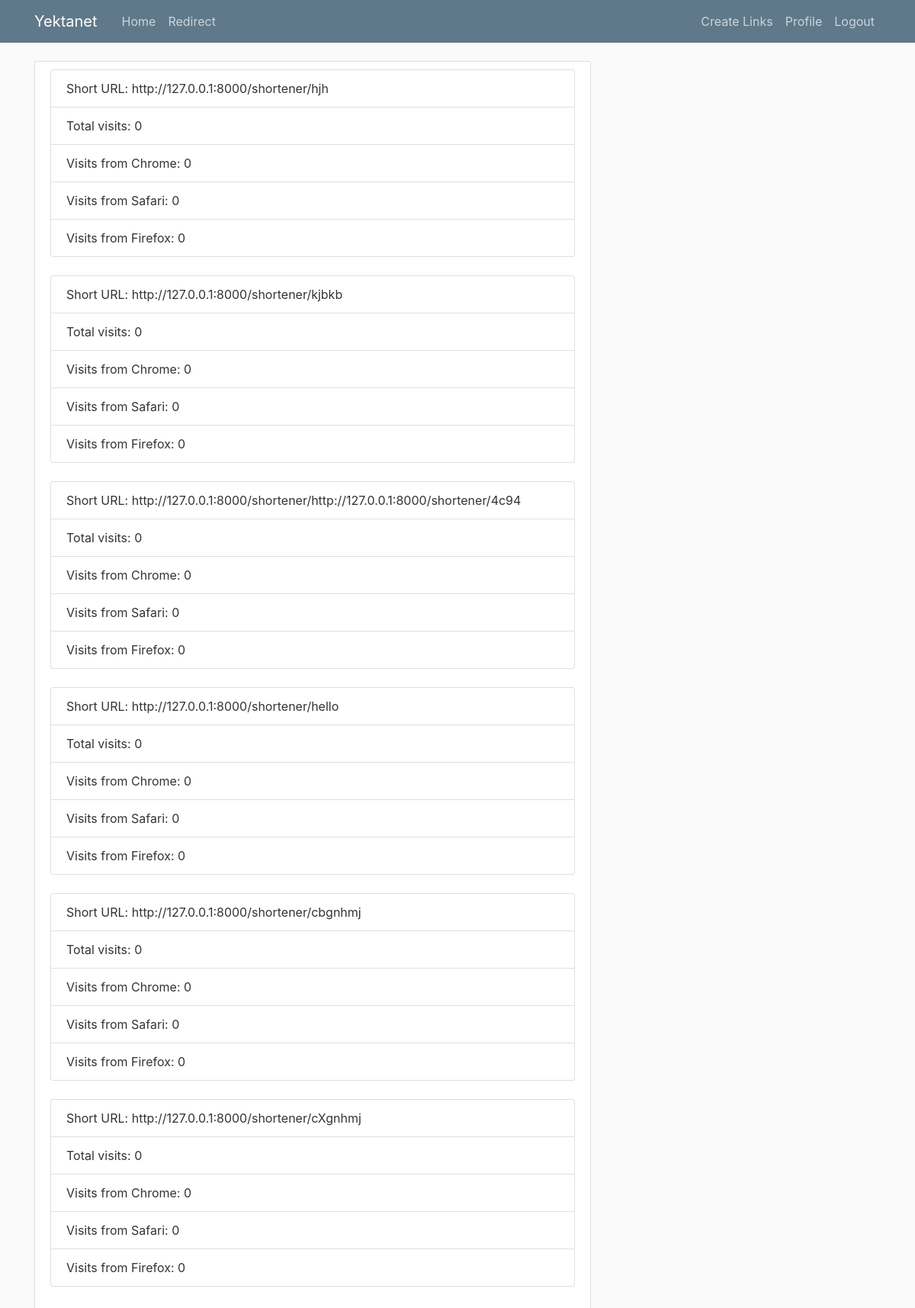
The page /profile/ (signed in) on the database as committed earlier.
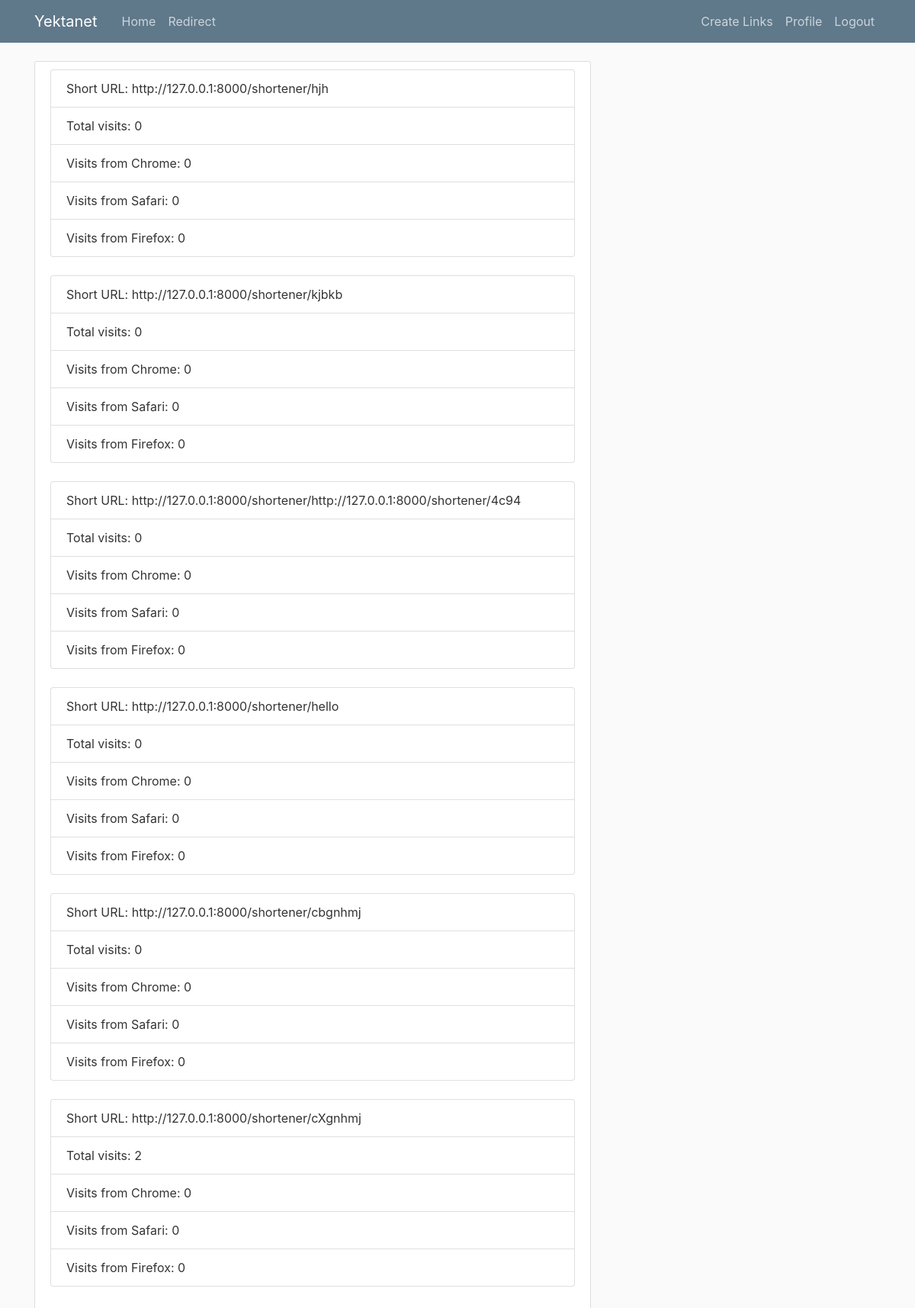
The same page on the database as committed later.
### yekta/models.py (models this page shows)
class URL(models.Model):
	creator = models.ForeignKey(User, on_delete=models.CASCADE, default=1)
	link = models.TextField()
	shortLink = models.TextField(default='')
	numberOfVisits = models.IntegerField(default=0)
	numberOfUsers = models.IntegerField(default=0)
	numFirefox = models.IntegerField(default=0)
	numChrome = models.IntegerField(default=0)
	numSafari = models.IntegerField(default=0)

### users/views.py (the view)
# urls.py: path('profile/', user_views.profile, name='profile'),
@login_required
def profile(request):
	userURLs = URL.objects.filter(creator=request.user)
	print(userURLs)
	return render(request, 'users/profile.html', {'urls': userURLs})

### users/templates/users/profile.html
{% extends "yekta/base.html" %}
{% load crispy_forms_tags %}
{% block content %}
    <div class="content-section">
      <div class="media">
        <div class="media-body">
        	{% for item in urls %}
          		<ul class="list-group">
    				<li class="list-group-item">Short URL: {{ item.shortLink }}</li>
    				<li class="list-group-item">Total visits: {{item.numberOfVisits}}</li>
    				<li class="list-group-item">Visits from Chrome: {{item.numChrome}}</li>
    				<li class="list-group-item">Visits from Safari: {{item.numSafari}}</li>
    				<li class="list-group-item">Visits from Firefox: {{item.numFirefox}}</li>
		 		</ul>
		 		<br />
		 	{% endfor %}
        </div>
      </div>
    </div>
{% endblock content %}

### yekta/templates/yekta/base.html (shortened to what this page needs)
{% load static %}
<!DOCTYPE html>
<html>
<head>
    <link rel="stylesheet" href="https://maxcdn.bootstrapcdn.com/bootstrap/4.0.0/css/bootstrap.min.css">
    <link rel="stylesheet" type="text/css" href="{% static 'yekta/main.css' %}">
</head>
<body>
    <header class="site-header">
      <nav class="navbar navbar-expand-md navbar-dark bg-steel fixed-top">
        <div class="container">
          <a class="navbar-brand mr-4" href="{% url 'main-home' %}">Yektanet</a>
          <div class="collapse navbar-collapse" id="navbarToggle">
            <div class="navbar-nav mr-auto">
              <a class="nav-item nav-link" href="{% url 'main-home' %}">Home</a>
              <a class="nav-item nav-link" href="{% url 'main-about' %}">Redirect</a>
            </div>
            <div class="navbar-nav">
              {% if user.is_authenticated %}
                <a class="nav-item nav-link" href="{% url 'main' %}">Create Links</a>
                <a class="nav-item nav-link" href="{% url 'profile' %}">Profile</a>
                <a class="nav-item nav-link" href="{% url 'logout' %}">Logout</a>
              {% else %}
                <a class="nav-item nav-link" href="{% url 'login' %}">Login</a>
                <a class="nav-item nav-link" href="{% url 'register' %}">Register</a>
              {% endif %}
            </div>
          </div>
        </div>
      </nav>
    </header>
    <main role="main" class="container">
      <div class="row">
        <div class="col-md-8">
          {% block content %}{% endblock %}
        </div>
      </div>
    </main>
</body>
</html>

### yekta/static/yekta/main.css (style rules this page uses)
body { background: #fafafa; color: #333333; margin-top: 5rem; }
ul { margin: 0; }
.bg-steel { background-color: #5f788a; }
.site-header .navbar-nav .nav-link { color: #cbd5db; }
.content-section { background: #ffffff; padding: 10px 20px; border: 1px solid #dddddd; border-radius: 3px; margin-bottom: 20px; }

Rows that differ between the two databases and show on the page:
changed URL "http://127.0.0.1:8000/shortener/cXgnhmj": numberOfVisits "0" → "2"
